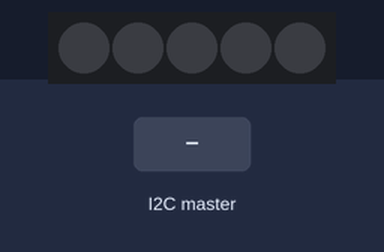
This sketch was run on a simulated Arduino Uno, built with avr-gcc and run on an emulated ATmega328P. On the bench: 5 RGB LEDs in strip order, left to right. Inputs (shaded band) come from the test bench. What the sketch prints to the serial monitor is not drawn.

Above: at 1.2 s.
1.3 s: the I2C master sends the byte 1
At 1.8 s:
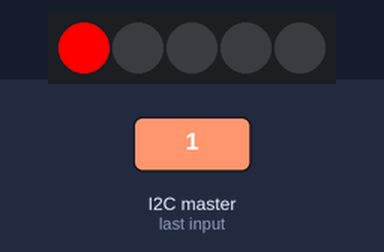
2.8 s: the I2C master sends the byte 90
At 4.0 s:
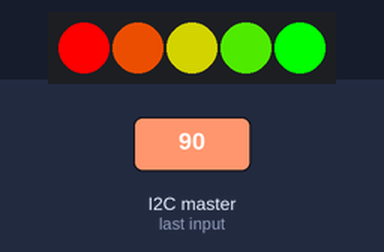
4.3 s: the I2C master sends the byte 0
At 5.3 s:
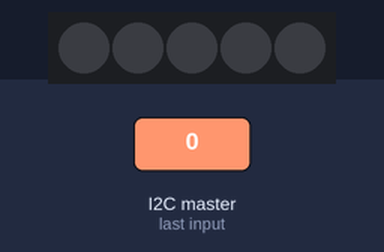
5.8 s: the I2C master sends the byte 200
At 6.5 s:
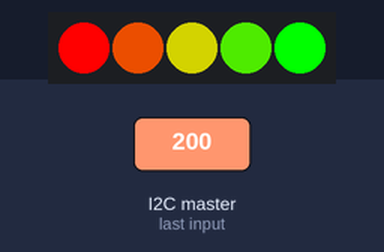
Timing chart, 0 to 8.3 s (numbered marks = the images above; inputs shaded):
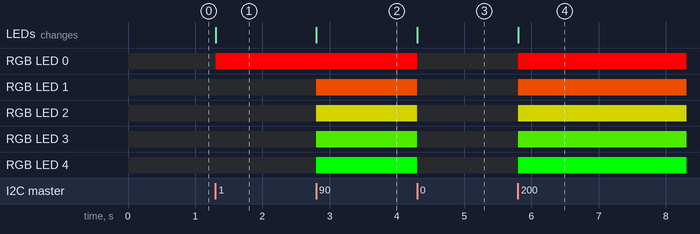

The sketch:

neopixel_i2c_slave.ino
```cpp
// Arduino Uno I2C slave — receives LED count from ESP32, drives NeoPixel strip.
// I2C address: 0x08
// Wire: A4 (SDA) → ESP32 pin 21, A5 (SCL) → ESP32 pin 22, GND → GND

#include <Wire.h>
#include <Adafruit_NeoPixel.h>

static const uint8_t I2C_ADDR = 0x08;
static const uint8_t LED_PIN = 6;
static const uint8_t LED_COUNT = 5;

Adafruit_NeoPixel strip(LED_COUNT, LED_PIN, NEO_GRB + NEO_KHZ800);
uint32_t baseColors[LED_COUNT];
volatile uint8_t requestedCount = 0;

static uint32_t makeGradientColor(uint8_t index, uint8_t maxIndex) {
  uint8_t red   = (uint8_t)((255UL * (maxIndex - index)) / maxIndex);
  uint8_t green = (uint8_t)((255UL * index) / maxIndex);
  return strip.Color(red, green, 0);
}

static void applyStrip() {
  for (uint8_t i = 0; i < LED_COUNT; ++i) {
    strip.setPixelColor(i, i < requestedCount ? baseColors[i] : 0);
  }
  strip.show();
}

void receiveEvent(int numBytes) {
  if (numBytes < 1) return;
  uint8_t cmd = Wire.read();
  if (cmd > LED_COUNT) cmd = LED_COUNT;
  requestedCount = cmd;
  applyStrip();
}

void setup() {
  Serial.begin(9600);
  strip.begin();
  strip.show();

  uint8_t maxIndex = LED_COUNT - 1;
  for (uint8_t i = 0; i < LED_COUNT; ++i) {
    baseColors[i] = makeGradientColor(i, maxIndex);
  }

  Wire.begin(I2C_ADDR);
  Wire.onReceive(receiveEvent);

  applyStrip();
  Serial.print(F("I2C slave at 0x"));
  Serial.print(I2C_ADDR, HEX);
  Serial.println(F(" ready"));
}

void loop() {
  delay(100);
}
```

Measured:
- after the input at 1.3 s, RGB LED 0: off → RGB(255, 0, 0) at once; the LEDs: change at once (image 1)
- after the input at 2.8 s, RGB LED 1: off → RGB(191, 63, 0) at once; RGB LED 2: off → RGB(127, 127, 0) at once; RGB LED 3: off → RGB(63, 191, 0) at once; RGB LED 4: off → RGB(0, 255, 0) at once; the LEDs: change at once (image 2)
- after the input at 4.3 s, RGB LED 0: RGB(255, 0, 0) → off at once; RGB LED 1: RGB(191, 63, 0) → off at once; RGB LED 2: RGB(127, 127, 0) → off at once; RGB LED 3: RGB(63, 191, 0) → off at once; RGB LED 4: RGB(0, 255, 0) → off at once; the LEDs: change at once (image 3)
- after the input at 5.8 s, RGB LED 0: off → RGB(255, 0, 0) at once; RGB LED 1: off → RGB(191, 63, 0) at once; RGB LED 2: off → RGB(127, 127, 0) at once; RGB LED 3: off → RGB(63, 191, 0) at once; RGB LED 4: off → RGB(0, 255, 0) at once; the LEDs: change at once (image 4)
